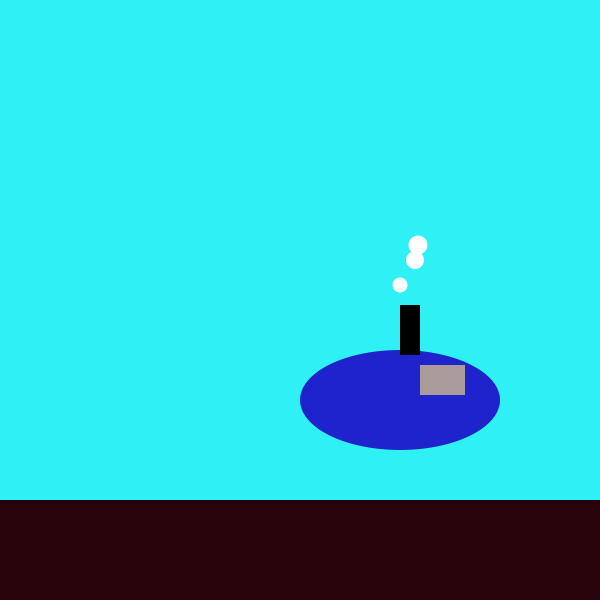
Frame 1 (no input)
Frame 60 (the mouse pressed at the canvas centre just before this capture): identical to frame 1, image omitted
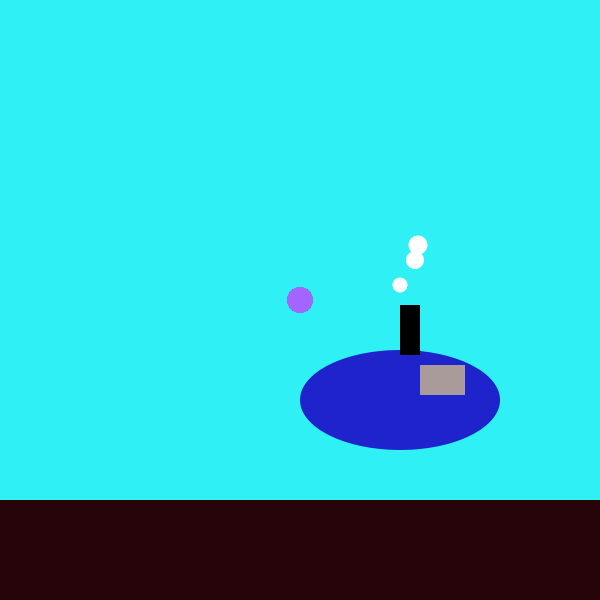
Frame 120 (the mouse held since frame 60 and released just before this capture)

The Processing sketch that drew these frames (run headless with seeded random() and noise(); from frame 60 on, the mouse is pressed at the canvas centre):

// Processing sketch: processing_88568
// ── processing_88568.pde

void setup(){

size(600,600);

//Ocean
background (47,240,245);
  
//Ground
fill(39,4,9);
noStroke();
rect(0,500,600,300);
  
//submarine body
fill(30,35,203);
noStroke();
ellipse(400, 400, 200, 100);

//submarine window
fill(170,155,155);
noStroke();
rect(420,365,45,30);
  
//submarine pipe
fill(0,0,0);
noStroke();
rect(400,305,20,50);

//air bubble 1
fill (255);
noStroke();
ellipse(400,285,15,15);

//air bubble 2
fill (255);
noStroke();
ellipse(415,260,18,18);

//air bubble 3
fill (255);
noStroke();
ellipse(418,245,19,19);

}

void draw(){
  //air bubble 4
  fill(random(255),100,255);
  noStroke();
  if(mousePressed == true){
  ellipse(mouseX,mouseY,25,25);
  }
 
}
